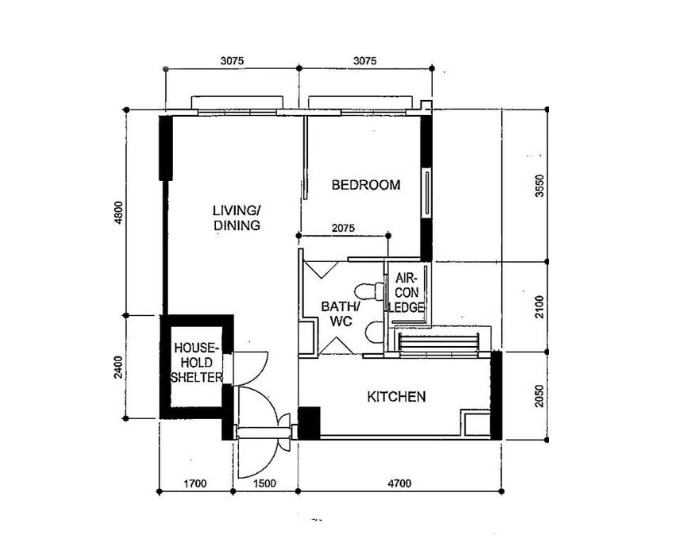
#> input picture sample/raw/image-1.jpg, 676 x 536 px
$ python -i opening_detector.py   (imports and definitions only)
#> lines starting #> are read from the running program, lines starting #| are printed output that depends on the picture; after the words box and inside, x2 and y2 are one past the last pixel; in counts of white or black regions, pixels touching at a corner belong together
"""
opening_detector.py — Detect doors and windows from floorplan masks.

Two detection modes:

1. Geometric gap scan (wall mask only):
   - Find black (empty) connected regions in wall mask
   - Check if sandwiched between wall pixels on both sides
   - Classify by bounding box size: door (20-120px) vs window (6-25px)
   - No extra ML needed, works with existing wall mask

2. ML masks (best accuracy):
   - Use dedicated door/window masks from extended CubiCasa API
   - Each mask: white = object, black = background
   - See docs/VPS_OPENINGS.md for how to extend the VPS API

Usage:
    from wallgraph.opening_detector import detect_from_gap_scan, detect_from_ml_masks

    # Geometric (wall mask only)
    doors, windows = detect_from_gap_scan("output/wall_mask.png")

    # ML masks (separate door + window masks from API)
    doors, windows = detect_from_ml_masks(
        door_mask_path="output/door_mask.png",
        window_mask_path="output/window_mask.png",
    )
"""

from __future__ import annotations

import cv2
import numpy as np

# ── Size thresholds (pixels) ──────────────────────────────────────────────────

DOOR_MIN_PX    = 20    # min opening width to classify as door
DOOR_MAX_PX    = 130   # max opening width to classify as door
WINDOW_MIN_PX  = 6     # min opening width to classify as window
WINDOW_MAX_PX  = 25    # max opening width (< DOOR_MIN_PX to avoid overlap)

# Min depth (perpendicular to wall): opening must go through most of the wall
OPENING_MIN_DEPTH = 3

# How far outside the gap bbox to look for confirming wall pixels
WALL_CONFIRM_PX = 12

# Min fraction of confirming strip that must be wall pixels
WALL_SIDE_MIN_DENSITY = 0.15

# Deduplication: openings closer than this are merged (pixels)
DEDUP_DIST = 18


# ── Geometric detection from wall mask gaps ───────────────────────────────────

def detect_from_gap_scan(
    wall_mask_path: str,
    door_min_px: int = DOOR_MIN_PX,
    door_max_px: int = DOOR_MAX_PX,
    window_min_px: int = WINDOW_MIN_PX,
    window_max_px: int = WINDOW_MAX_PX,
    light_close_px: int = 2,
) -> tuple[list[dict], list[dict]]:
    """
    Detect doors and windows by finding sandwiched gaps in wall mask.

    Reads the wall mask BEFORE the main morphological close (which fills
    door gaps). Uses only a tiny close (light_close_px) for noise cleanup.

    Parameters
    ----------
    wall_mask_path : path to binary wall mask PNG (white=wall)
    door_min_px / door_max_px : width range for door gaps (px)
    window_min_px / window_max_px : width range for window gaps (px)
    light_close_px : small close for noise only (not gap-filling)

    Returns
    -------
    (doors, windows) — lists of dicts ready for JSON output
        doors:   [{id, x, y, width, depth, wall_axis, door_type}, ...]
        windows: [{id, x, y, width, depth, wall_axis}, ...]
    """
#> called with wall_mask_path = '../sample/raw/image-1.jpg', door_min_px = 20, door_max_px = 130, window_min_px = 6, window_max_px = 25, light_close_px = 2
    img = cv2.imread(wall_mask_path, cv2.IMREAD_GRAYSCALE)
#> img is the input picture: shape (536, 676); min 0, max 255, mean 240.7
    if img is None:
        raise FileNotFoundError(f"Cannot load wall mask: {wall_mask_path}")

    _, binary = cv2.threshold(img, 127, 255, cv2.THRESH_BINARY)
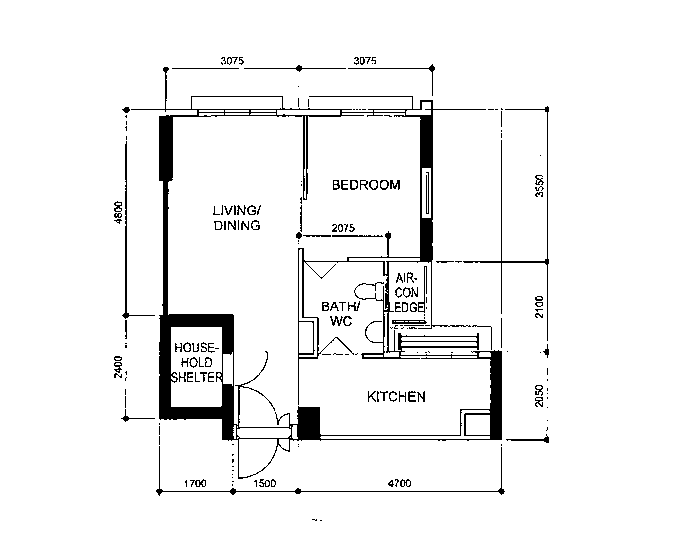
#> binary: shape (536, 676); 94.7% white; 194 black regions (102 under 20 px), largest, box (x1, y1, x2, y2) and area: (131, 67, 502, 479) 13519, (463, 106, 549, 341) 637, (156, 446, 505, 496) 527

    # Tiny close: join pixel-level noise only, don't fill real openings
    if light_close_px > 0:
        k = light_close_px * 2 + 1
        kernel = cv2.getStructuringElement(cv2.MORPH_RECT, (k, k))
        binary = cv2.morphologyEx(binary, cv2.MORPH_CLOSE, kernel)
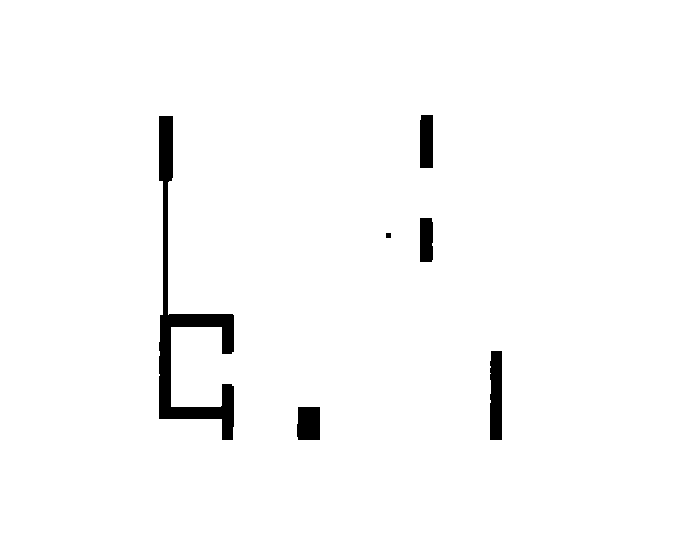
#> binary: shape (536, 676); 97.7% white; 6 black regions, box (x1, y1, x2, y2) and area: (159, 116, 234, 440) 5200, (490, 351, 502, 440) 1038, (297, 407, 320, 440) 739, (420, 115, 433, 168) 684, (420, 218, 433, 262) 563, (386, 233, 391, 238) 25

    return _detect_gaps(binary, door_min_px, door_max_px, window_min_px, window_max_px)


def _confirm_sandwiched(
    bbox: tuple[int, int, int, int],
    binary: np.ndarray,
    axis: str,
) -> bool:
    """Return True if the gap has wall pixels on BOTH perpendicular sides."""
    x, y, bw, bh = bbox
    h_img, w_img = binary.shape
    m = WALL_CONFIRM_PX

    if axis == "h":
        # Gap runs left-right → wall must be above AND below
        above = binary[max(0, y - m) : y,             x : x + bw]
        below = binary[y + bh : min(h_img, y + bh + m), x : x + bw]
        if above.size == 0 or below.size == 0:
            return False
        return (
            np.sum(above > 0) / above.size >= WALL_SIDE_MIN_DENSITY
            and np.sum(below > 0) / below.size >= WALL_SIDE_MIN_DENSITY
        )
    else:
        # Gap runs top-bottom → wall must be left AND right
        left  = binary[y : y + bh, max(0, x - m) : x            ]
        right = binary[y : y + bh, x + bw : min(w_img, x + bw + m)]
        if left.size == 0 or right.size == 0:
            return False
        return (
            np.sum(left > 0) / left.size >= WALL_SIDE_MIN_DENSITY
            and np.sum(right > 0) / right.size >= WALL_SIDE_MIN_DENSITY
        )


def _detect_gaps(
    binary: np.ndarray,
    door_min_px: int,
    door_max_px: int,
    window_min_px: int,
    window_max_px: int,
) -> tuple[list[dict], list[dict]]:
    """Find sandwiched empty regions in binary wall mask and classify as openings."""
#> called with door_min_px = 20, door_max_px = 130, window_min_px = 6, window_max_px = 25
    # Invert: empty (black) regions become white components
    inverted = cv2.bitwise_not(binary)

    num_labels, _labels, stats, centroids = cv2.connectedComponentsWithStats(inverted, 8)
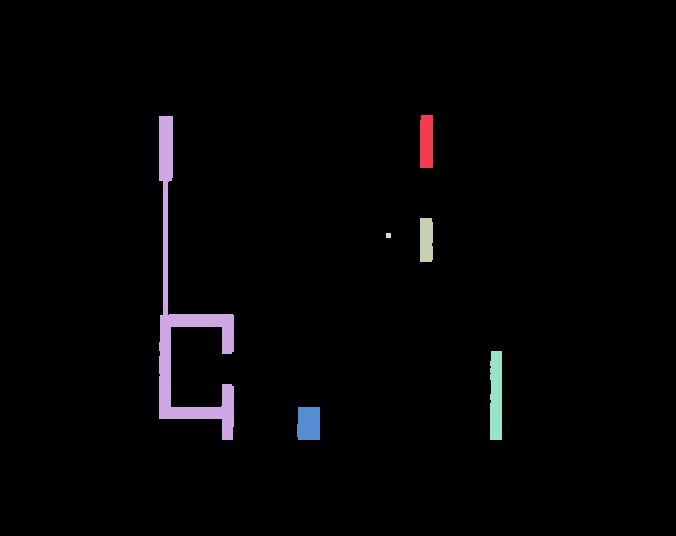
#> _labels: shape (536, 676) int32; 7 distinct labels, from 0 to 6; one colour per label, 0 black
#> num_labels = 7; stats = [[0, 0, 676, 536, 354087], [420, 115, 13, 53, 684], [159, 116, 75, 324, 5200], [420, 218, 13, 44, 563], [386, 233, 5, 5, 25], [490, 351, 12, 89, 1038], [297, 407, 23, 33, 739]]; centroids = [[339, 266.4], [426, 141.2], [186.2, 315.3], [425.9, 239.5], [388, 235], [495.7, 395.6], [308.3, 423.1]]

    doors:   list[dict] = []
    windows: list[dict] = []
    seen_centers: list[tuple[float, float]] = []

    for i in range(1, num_labels):
        bx = int(stats[i, cv2.CC_STAT_LEFT])
        by = int(stats[i, cv2.CC_STAT_TOP])
        bw = int(stats[i, cv2.CC_STAT_WIDTH])
        bh = int(stats[i, cv2.CC_STAT_HEIGHT])

        # Determine opening axis from aspect ratio
        if bw >= bh * 1.5:
            axis     = "h"
            gap_size = bw
            gap_depth = bh
        elif bh >= bw * 1.5:
            axis     = "v"
            gap_size = bh
            gap_depth = bw
        else:
            # Near-square = room space, corner, or blob — not an opening
            continue

        if gap_depth < OPENING_MIN_DEPTH:
            continue

        is_door   = door_min_px   <= gap_size <= door_max_px
        is_window = window_min_px <= gap_size <= window_max_px

        if not is_door and not is_window:
            continue

        # Confirm wall on both sides of the gap
        if not _confirm_sandwiched((bx, by, bw, bh), binary, axis):
            continue

        cx = float(centroids[i][0])
        cy = float(centroids[i][1])

        # Deduplicate nearby detections
        duplicate = any(
            (cx - sx) ** 2 + (cy - sy) ** 2 < DEDUP_DIST ** 2
            for sx, sy in seen_centers
        )
        if duplicate:
            continue
        seen_centers.append((cx, cy))

        entry: dict = {
            "x":        round(cx, 1),
            "y":        round(cy, 1),
            "width":    float(gap_size),
            "depth":    float(gap_depth),
            "wall_axis": axis,
        }

        if is_door:
            entry["id"]        = f"D{len(doors):04d}"
            entry["door_type"] = "swing"
            doors.append(entry)
        else:
            entry["id"] = f"Win{len(windows):04d}"
            windows.append(entry)
#> this loop made 6 passes
#> (bx, by, gap_size, gap_depth, is_door, cx) on passes 1, 3, 5: (420, 115, 53, 13, True, 426), (420, 218, 44, 13, True, 425.9), (490, 351, 89, 12, True, 495.7)
#> (bx, by, gap_size, gap_depth, is_door) on pass 2: (159, 116, 324, 75, False)
#> after the loop, doors = 3 items; seen_centers = [(426, 141.2), (425.9, 239.5), (495.7, 395.6)]; windows = []

    return doors, windows


# ── ML mask detection ─────────────────────────────────────────────────────────

# [74 lines left out: functions detect_from_ml_masks, _mask_to_openings, not called in this run]

>>> result = detect_from_gap_scan('../sample/raw/image-1.jpg')

$ run again, on sample/raw/image-13.jpg
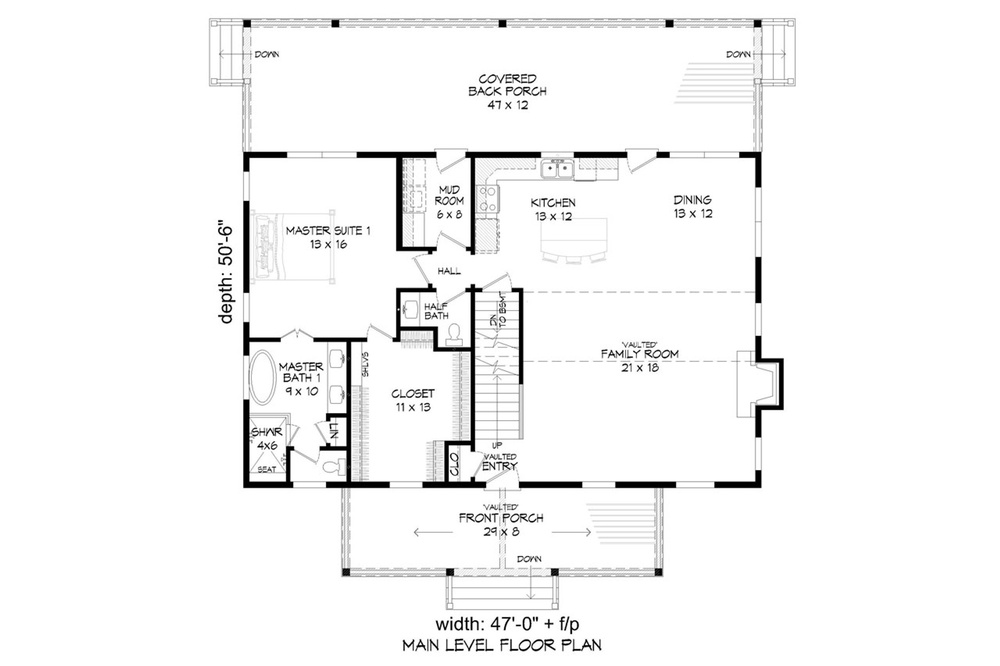
#> input picture sample/raw/image-13.jpg, 1000 x 666 px, shrunk from 2560 x 1706 before the run
#> in detect_from_gap_scan, img is the input picture: shape (666, 1000); min 0, max 255, mean 246
#> in detect_from_gap_scan, `_, binary = cv2.threshold(img, 127, 255, cv2.THRESH_BINARY)`:
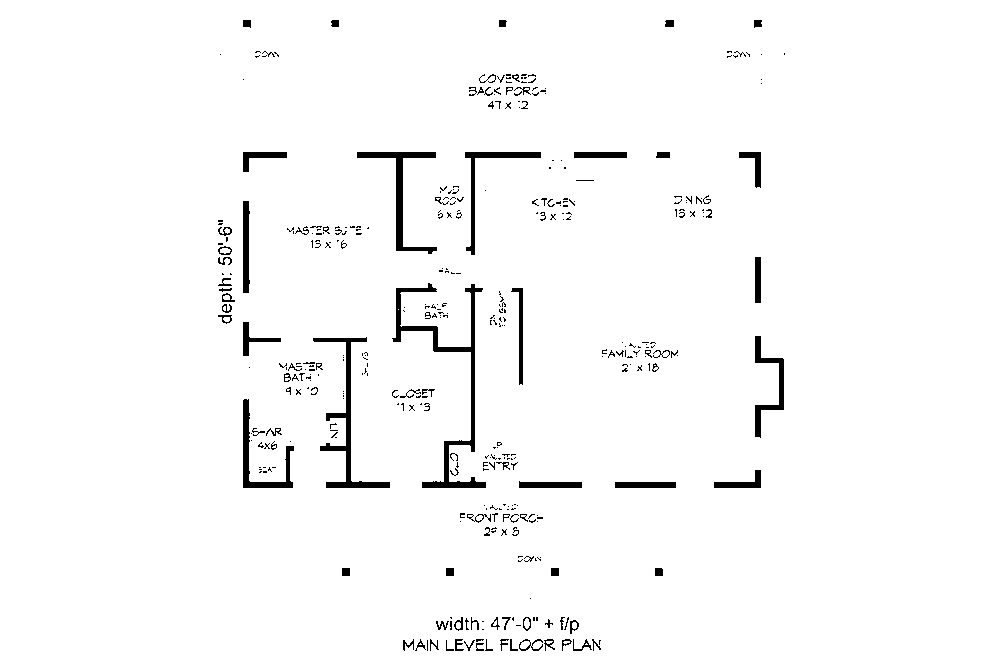
#> binary: shape (666, 1000); 97.5% white; 392 black regions (290 under 20 px), largest, box (x1, y1, x2, y2) and area: (392, 283, 486, 488) 2330, (313, 337, 390, 488) 1558, (357, 152, 437, 254) 1274
#> inverted: shape (666, 1000); 1.5% white; 36 white regions, largest, box (x1, y1, x2, y2) and area: (320, 338, 390, 488) 1335, (357, 152, 436, 251) 1125, (243, 400, 293, 488) 798
#> in _detect_gaps, `num_labels, _labels, stats, centroids = cv2.connectedComponentsWithSta..`:
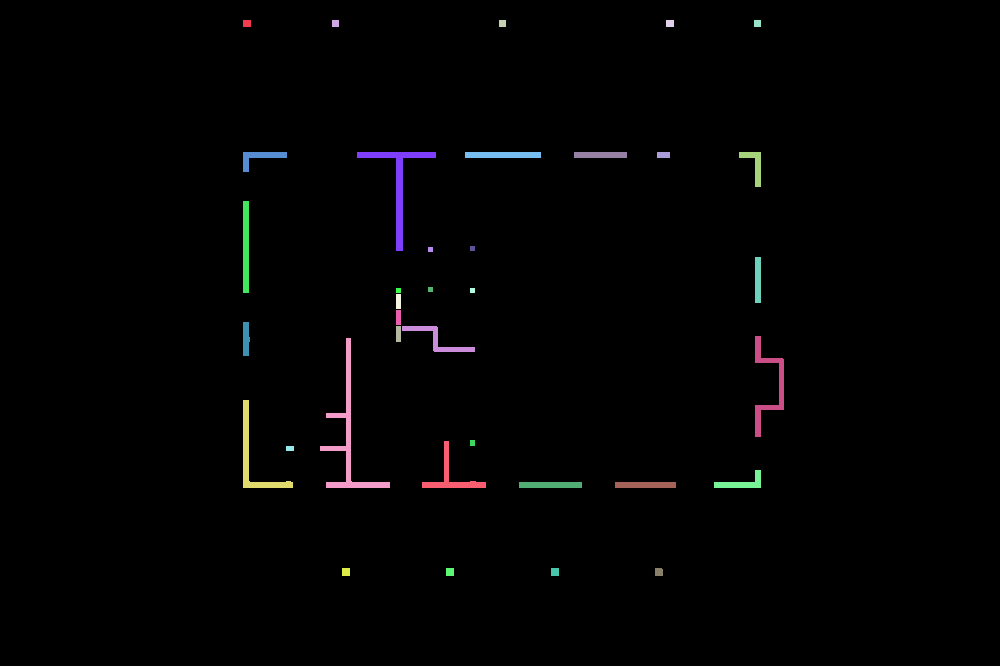
#> _labels: shape (666, 1000) int32; 37 distinct labels, from 0 to 36; one colour per label, 0 black
#> num_labels = 37; stats = 37 rows, first 6: [0, 0, 1000, 666, 656306], [243, 20, 8, 7, 56], [332, 20, 7, 7, 49], [499, 20, 7, 7, 49], [666, 20, 8, 7, 56], [754, 20, 7, 7, 49]; centroids = 37 pairs, first value 245.5 to 767.9, second value 23 to 571.6
#> the loop in _detect_gaps, `for i in range(1, num_labels):` made 36 passes
#> (bx, by, gap_size, gap_depth, is_door, is_window) on passes 6, 8, 9, 10, 11, 12, 15, 19: (243, 152, 44, 20, True, False), (465, 152, 76, 6, True, False), (574, 152, 53, 6, True, False), (657, 152, 13, 6, False, True), (739, 152, 35, 22, True, False), (243, 201, 92, 6, True, False), (755, 257, 46, 6, True, False), (396, 294, 15, 5, False, True)
#> after the loop in _detect_gaps, `for i in range(1, num_labels):`: doors = 13 items; seen_centers = [(259.9, 156.9), (502.5, 154.5), (600, 154.5), (663, 154.5), (754, 164.5), (245.5, 246.5), (757.5, 279.5), (398, 301), (245.6, 338.5), (398, 333.5), (437.3, 339.2), (767.9, 385.4), (254, 457.3), (289.5, 448), (741.2, 482.7), (550, 484.5), (645, 484.5)]; windows = 4 items
